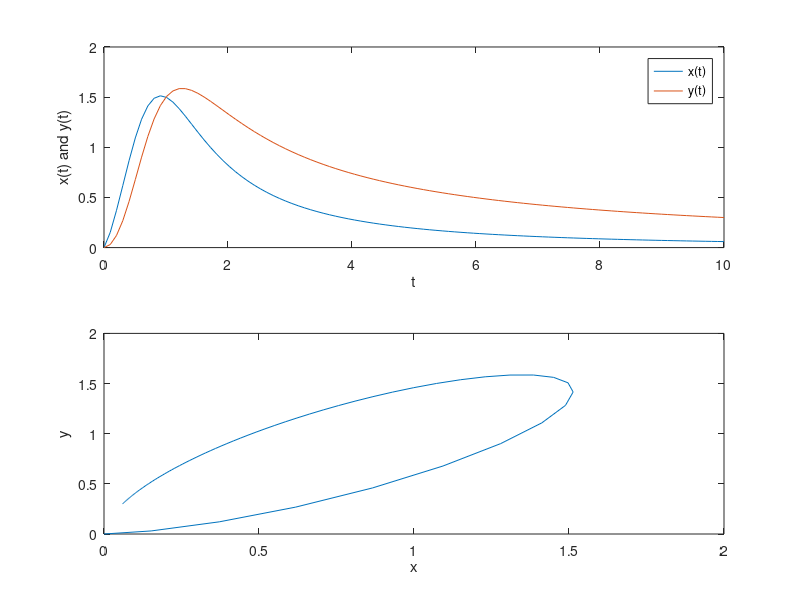

Write MATLAB code to recreate this figure.
t = linspace(0, 10);
x = 3*(t.^1.3) ./ (1 + (t.^3));
y = 3*(t.^2) ./ (1 + (t.^3));
subplot(2,1,1);
plot(t,x);
hold on;
plot(t,y);
xlabel('t');
ylabel('x(t) and y(t)');
legend('x(t)','y(t)');
subplot(2,1,2);
plot(x, y);
xlabel('x');
ylabel('y');